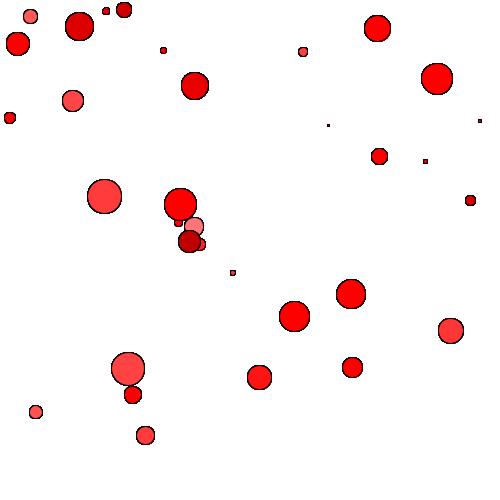
Frame 1 (no input)
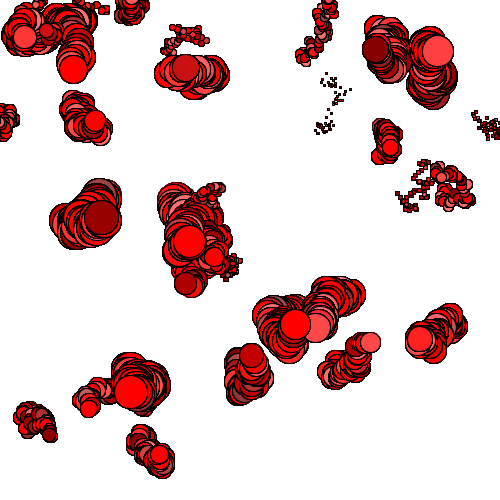
Frame 60 (the mouse pressed at the canvas centre just before this capture)
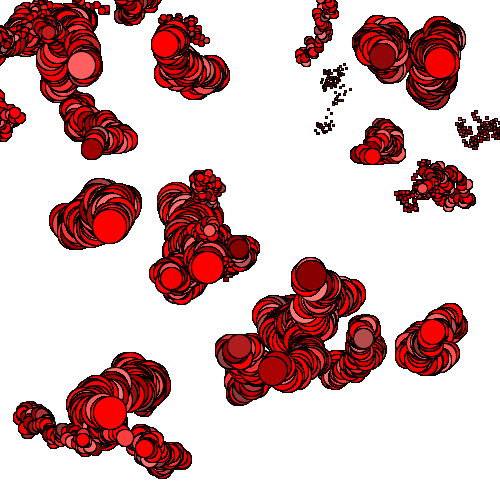
Frame 120 (the mouse held since frame 60 and released just before this capture)

The Processing sketch that drew these frames (run headless with seeded random() and noise(); from frame 60 on, the mouse is pressed at the canvas centre):

// Processing sketch: processing_39438
// ── processing_39438.pde

// Example 10-10 from "Getting Started with Processing" 
// by Reas & Fry. O'Reilly / Make 2010
 
JitterBug[] bugs = new JitterBug[33];
 
void setup() {
  size(500, 500);
  background(255);
  smooth();
  for (int i = 0; i < bugs.length; i++) {
    float x = random(width);
    float y = random(height);
    int r = i + 2;
    bugs[i] = new JitterBug(x, y, r);
  }
}
 
void draw() {
  for (int i = 0; i < bugs.length; i++) {
    bugs[i].move();
    bugs[i].display();
  }
}
 
class JitterBug {
 
  float x;
  float y;
  int diameter;
  float speed = 5.5;
 
  JitterBug(float tempX, float tempY, int tempDiameter) {
    x = tempX;
    y = tempY;
    diameter = tempDiameter;
  }
 
  void move() {
    x += random(-speed, speed);
    y += random(-speed, speed);
  }
 
  void display() {
    smooth();
    colorMode(HSB); 
    for (int i = 0; i < 70; i++) {
      float h = random(400) + (i*6.92); 
      float s = random(315) + (i*1.92); 
      float b = random(315) + (i*1.92) ; 
      fill(h, s, b);
      ellipse(x, y, diameter, diameter);
    } 
  }
}                
                
